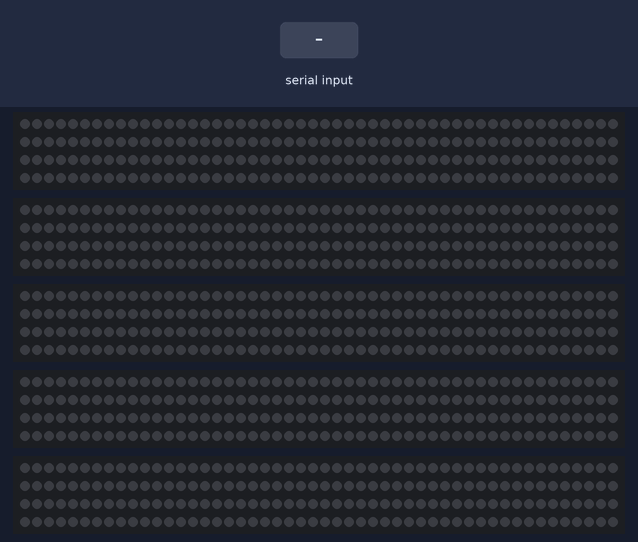
Recording of a sketch running on a simulated Arduino Uno, built with avr-gcc and run on an emulated ATmega328P. Shown: 5 × 200 RGB LEDs in strip order, left to right, continuing on the next row. Inputs (shaded band) come from the test bench. Dim RGB values are drawn brighter than linear.

Above: at 1.2 s.
1.3 s: "30,150\n" received over Serial
At 1.4 s:
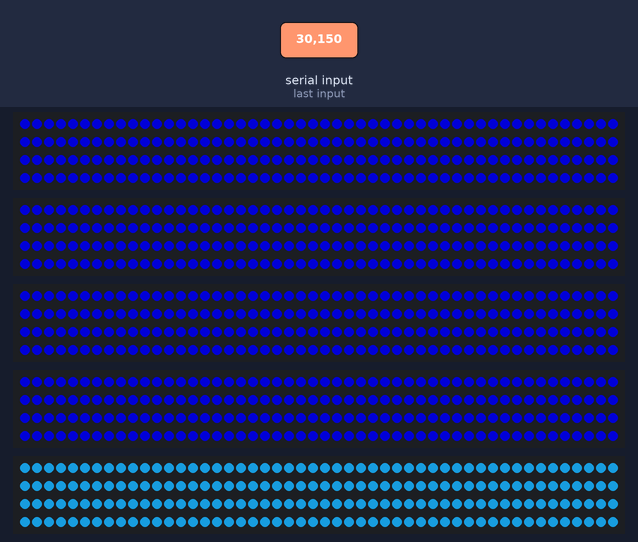
2.9 s: "200\n" received over Serial
At 3.0 s:
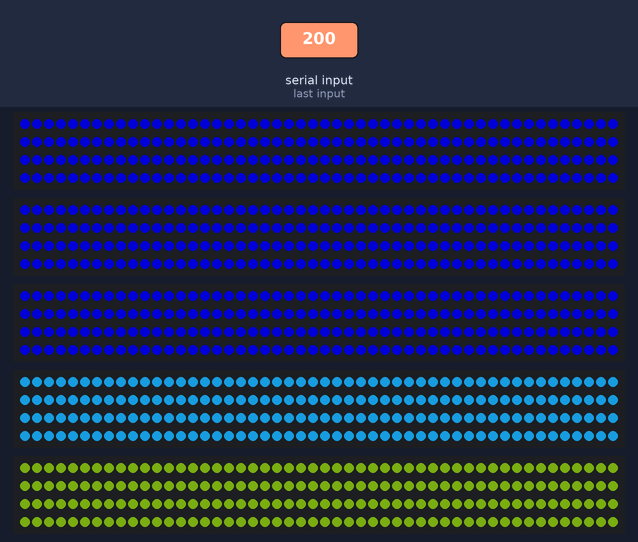
Timing chart, 0 to 5.9 s (numbered marks = the images above; inputs shaded):
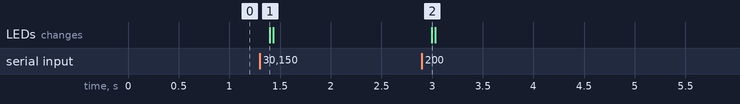

Measured:
- after the input at 1.3 s, the LEDs: change after 0.10 s (image 1)
- after the input at 2.9 s, the LEDs: change after 0.10 s (image 2)

The sketch:

arduino-ws2812led.ino
```cpp
#include <Adafruit_NeoPixel.h>
#ifdef __AVR__
 #include <avr/power.h> // Required for 16 MHz Adafruit Trinket
#endif


// 定义 LEDStrip 结构体
struct LEDStrip {
  int pin;
  int numLEDs;
  Adafruit_NeoPixel strip;
};

// 初始化 Adafruit_NeoPixel 对象的函数
void initNeoPixel(Adafruit_NeoPixel &strip, int pin, int numLEDs) {
  strip = Adafruit_NeoPixel(numLEDs, pin, NEO_GRB + NEO_KHZ800);
  strip.begin();
  strip.show();
}

// 初始化 LEDStrip 数组的函数
void initLEDStrips(LEDStrip *strips, int numStrips) {
  for (int i = 0; i < numStrips; i++) {
    initNeoPixel(strips[i].strip, strips[i].pin, strips[i].numLEDs);
  }
}

const int numStrips = 5;
LEDStrip myLEDStrips[numStrips] = {
  {6, 200},
  {5, 200},
  {4, 200},
  {3, 200},
  {2,200}
};

void setup() {
  Serial.begin(9600);
  initLEDStrips(myLEDStrips, numStrips);
}

void clear() {
  for (int i = 0; i < numStrips; i++) {
    myLEDStrips[i].strip.clear();
    myLEDStrips[i].strip.show();
  }
}

void level(int level) {
  clear();
  for (int i = 0; i < level; i++) {
    myLEDStrips[i].strip.clear();
    for (int j = 0; j < myLEDStrips[i].numLEDs; j++) {
      myLEDStrips[i].strip.setPixelColor(j, myLEDStrips[i].strip.Color(0, 0, 139));
    }
    if (i == level - 1) {
      for (int j = 0; j < myLEDStrips[i].numLEDs; j++) {
        myLEDStrips[i].strip.setPixelColor(j, myLEDStrips[i].strip.Color(16,109,156));
    }
    }
    myLEDStrips[i].strip.show();
  }
  for (int i = level; i < numStrips; i++) {
    myLEDStrips[i].strip.clear();
    for (int j = 0; j < myLEDStrips[i].numLEDs; j++) {
      myLEDStrips[i].strip.setPixelColor(j, myLEDStrips[i].strip.Color(35, 50, 5));
    }
    myLEDStrips[i].strip.show();
  }
}

void step(int s) {
  if ( s == 0)
  {
    clear();
  } else if (s > 0 && s <= 3) {
    level(s+2);
  } else{
    clear();
  }
}

void loop() {
  if (Serial.available() > 0) {
    char s = Serial.read();
    if (s != 'N' && s!= 'S') {
      step(s - '0');
  }
}
}
```
